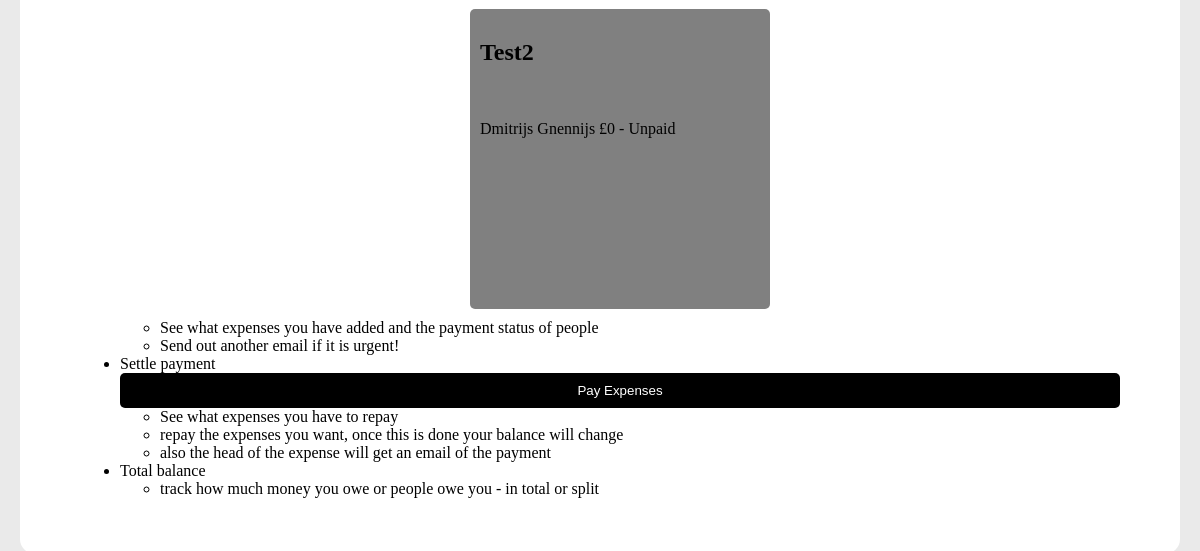
Page /index.php?done=success (signed in, lower part) on the earlier database version.
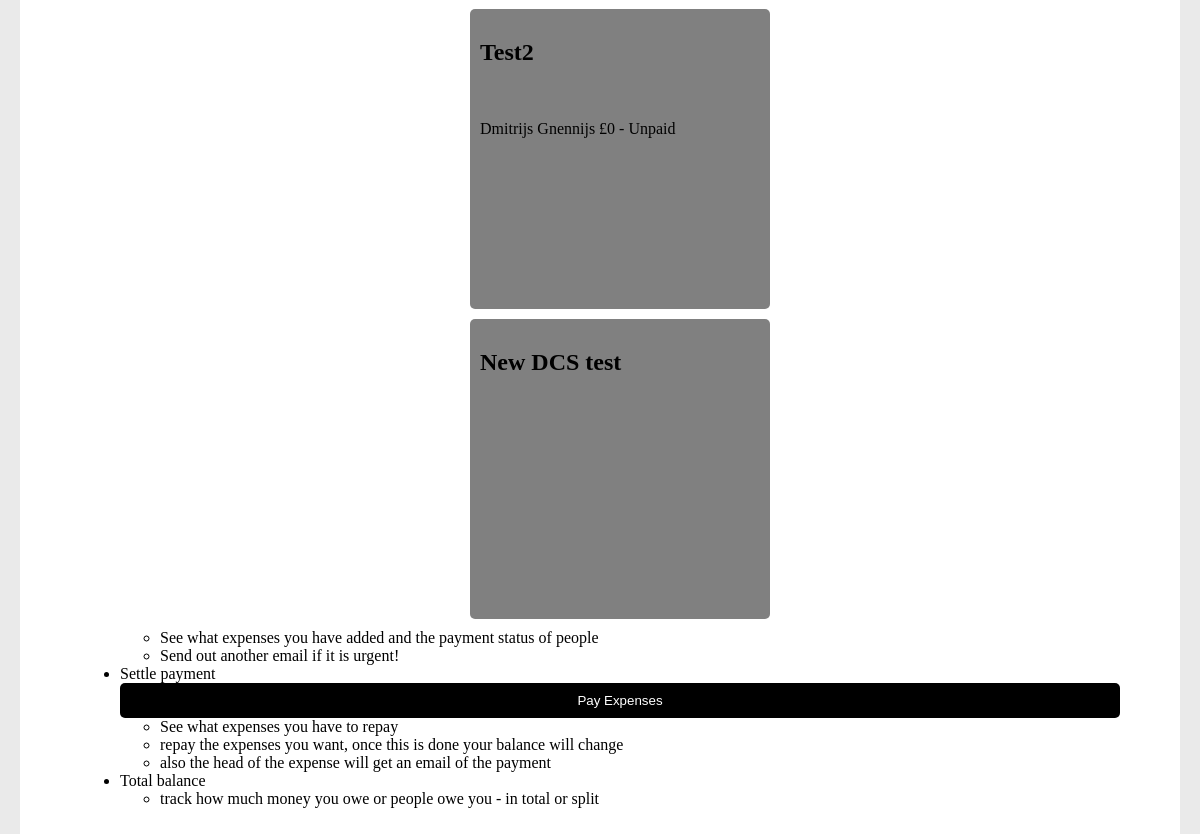
Same page on the later database version.
### tables this page shows
CREATE TABLE Expenses (
  ExpenseID INTEGER PRIMARY KEY,
  UserID INTEGER,
  Name TEXT,
  DateCreated DATE
);

CREATE TABLE ExpenseOwe(
  PersonID INTEGER PRIMARY KEY,
  ExpenseID INTEGER,
  UserID INTEGER,
  Name TEXT,
  Amount INTEGER,
  Reference TEXT,
  Email TEXT,
  Paid BOOLEAN
);

### my_expense.php (the view)
<?php
$userID = $_SESSION['userID'];
$db = new SQLite3('todo.db');
$stmt = $db->prepare("SELECT * FROM Expenses Where UserID = :userID;");
$stmt->bindValue(':userID', $userID, SQLITE3_INTEGER);
$result = $stmt->execute();
while ($row = $result->fetchArray()) {
  $name = "{$row['Name']}";
  $expenseID = "{$row['ExpenseID']}";
  ?><div class='my_expense' onclick='location.href="open_my_expense.php";'><?php
    echo "<h2>$name</h2> <br>";
    $stmt = $db->prepare("SELECT * FROM ExpenseOwe Where ExpenseID = :userID;");
    $stmt->bindValue(':userID', $expenseID, SQLITE3_INTEGER);
    $result_exp = $stmt->execute();
    while ($row = $result_exp->fetchArray()) {
      $people = "{$row['Name']}";
      $amount = "{$row['Amount']}";
      $paid = "{$row['Paid']}";
      if ($paid == 0){
        $paid = "Unpaid";
      }
      else {
        $paid = "Paid";
      }
      echo "<p>$people £$amount - $paid</p>";
    }
    echo "</div>";
}
 ?>

### header.php (shortened to what this page needs)
<!DOCTYPE html>
<html lang="en" dir="ltr">
  <head>
    <link rel="stylesheet" href="css/main.css" type="text/css" charset="utf-8">
  </head>
  <body>

### index.php (shortened to what this page needs)
<?php require 'header.php'; ?>
  <main>
    <?php
      if (isset($_SESSION['userID'])) {
        require 'logged_in.php';
      }
      else {
        require 'logged_out.php';
      } ?>
  </main>

### logged_in.php (shortened to what this page needs)
<main>
  <ul>
    <?php require 'my_expense.php'; ?>
    <ul>
      <li>See what expenses you have added and the payment status of people</li>
      <li>Send out another email if it is urgent!</li>
    </ul>
    <li>Settle payment</li>
    <form class="" action="pay_expense.php" method="post">
      <button type="submit" name="pay-expense">Pay Expenses</button>
    </form>
    <ul>
      <li>See what expenses you have to repay</li>
      <li>repay the expenses you want, once this is done your balance will change</li>
      <li>also the head of the expense will get an email of the payment</li>
    </ul>
    <li>Total balance</li>
    <ul>
      <li>track how much money you owe or people owe you - in total or split</li>
    </ul>
  </ul>
</main>

### css/main.css (style rules this page uses)
.my_expense { margin: auto; margin-bottom: 10px; width: 280px; height: 280px; border-radius: 5px; background: grey; padding: 10px ; }
main { margin: 20px 20px 20px 20px; padding: 10px 20px 10px 20px; border-radius: 15px; background: white; }
body { margin: 0px; padding: 0px; background-image: url("switch6457.png"); background-color: #eaeaea; background-size: 100%; }
button { background-color: black; border: none; cursor: pointer; width: 100%; color: white; padding-top: 10px; padding-bottom: 10px; border-radius: 5px; }

Differences in the rows shown:
added expenses: Name "New DCS test"
